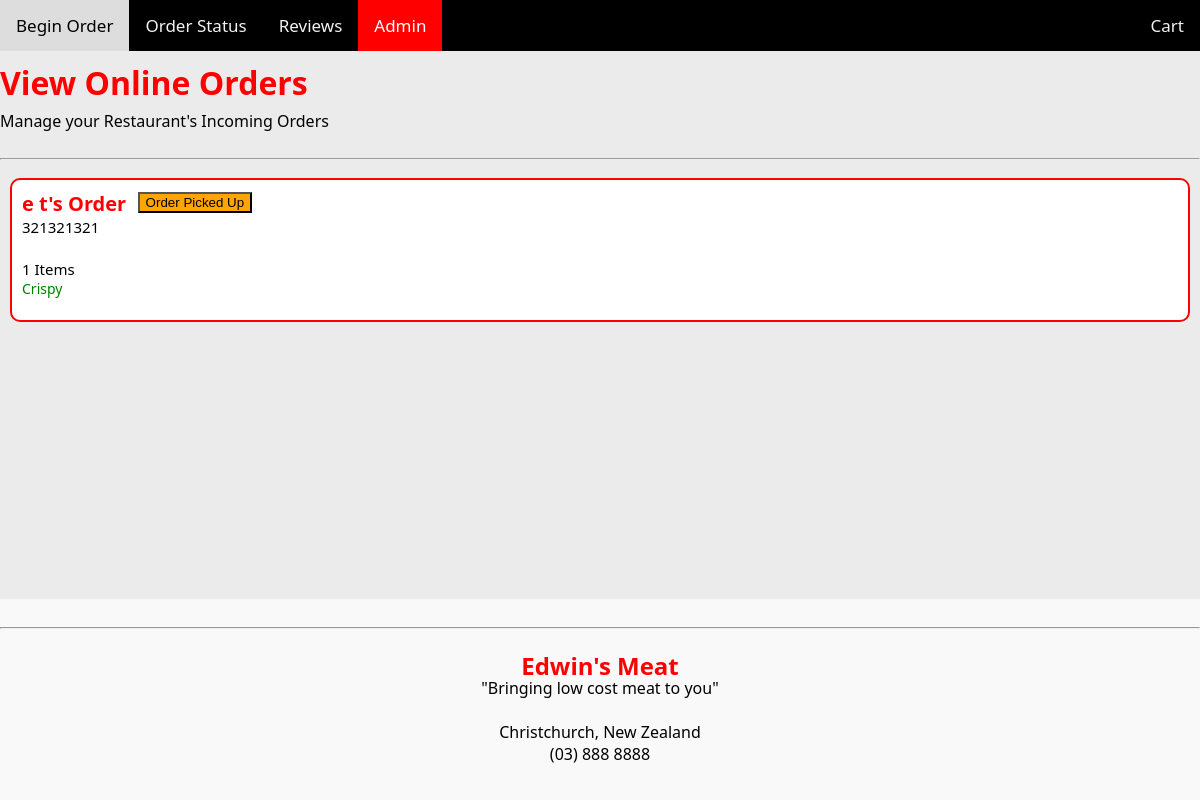
/admin, run on an earlier commit of the app's database.
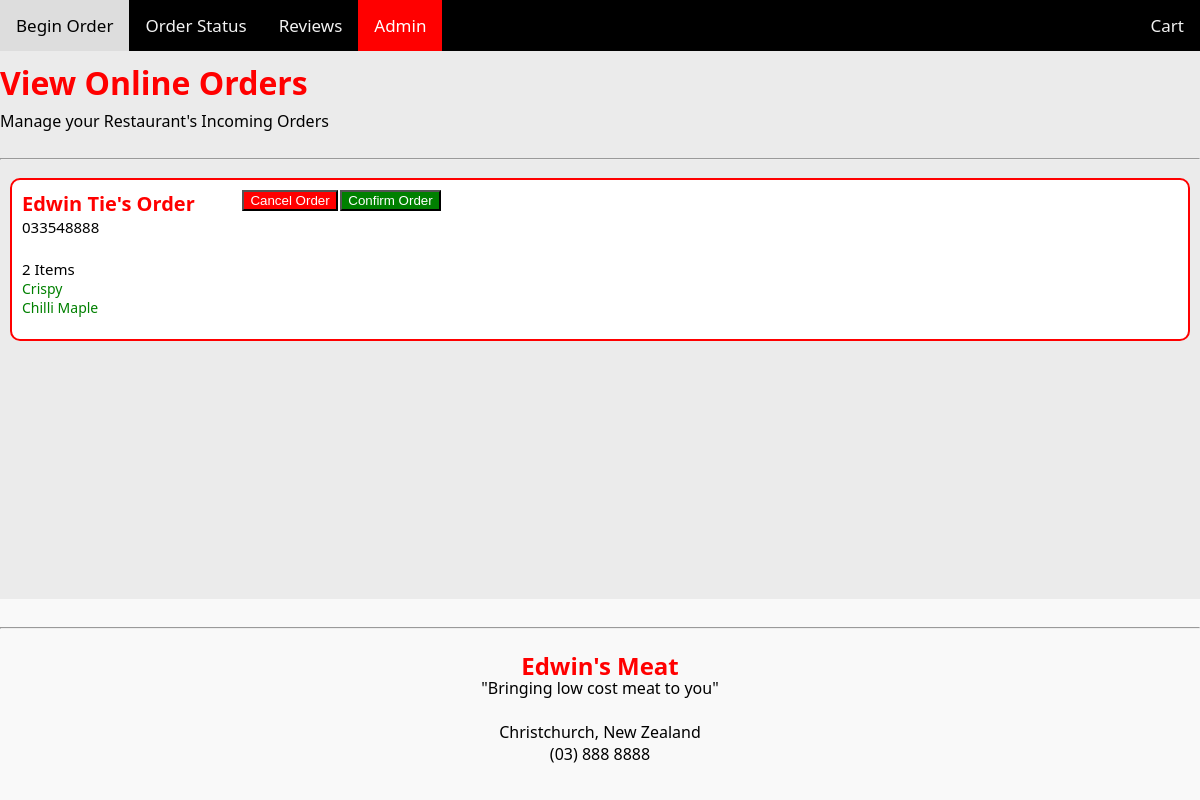
And on a later commit of the database.
### tables this page shows
CREATE TABLE Orders (orderid INTEGER PRIMARY KEY AUTOINCREMENT, firstname TEXT, lastname TEXT, phonenumb TEXT, foodlist, status TEXT);

CREATE TABLE fooditems (food_id INTEGER PRIMARY KEY AUTOINCREMENT, category REFERENCES categories (cat_id), food_name TEXT, cost NUMERIC, image TEXT, description TEXT);

### routes.py (the view, shortened to what this page needs)
@app.route("/admin", methods=["GET","POST"])
def admin():
    conn, cur = get_db_connection()
    cur.execute('SELECT * From Orders')
    results = cur.fetchall()
    cur.execute('SELECT * FROM fooditems')
    foods = cur.fetchall()
    return render_template("admin.html", order=results, foods=foods)

### routes.py (called while the page is built)
def get_db_connection():
    conn = sqlite3.connect('data.db')
    cur = conn.cursor()
    return conn, cur

@app.template_filter('to_dict') # template filter, convert json string to json obj
def to_dict(my_string):
    return json.loads(my_string)

### templates/admin.html (shortened to what this page needs)
{% extends "layout.html" %}
{% block content %}
<div class="admin_wrpr">
    <h1>View Online Orders</h1>
    <p>Manage your Restaurant's Incoming Orders</p>
    <hr>
    {% if order %}
    <div input="submit" class="grid-admin">
        {% for i in order %}
        {% set order_dict = i[4] | to_dict %}
        <div class="grid-food" data-food-id="{{ i[0] }}">
            <span class="contents">
                <div class="fooditerationtitle"> {{i[1]}} {{i[2]}}'s Order</div>
                <div class="foodpricecart"> {{i[3]}}</div>
                <br>
                <div class="foodpricecart"> {{order_dict |count}} Items </div>
                {% for fooditeration in order_dict %}
                {% for literalfood in foods %}
                {% if literalfood[0] | string == fooditeration %}
                <div class="fooditeration"> {{literalfood[2]}} </div>
                {% endif %}
                {% endfor %}
                {% endfor %}
                <br>
            </span>
            {% if i[5] == "progress" %}
            <form id="readypickup" action="/admin" method='POST'>
                <button name="readypickup" value='{{i[0]}}' class="adminbtn3">Order Picked Up</button>
            </form>
            {% elif i[5] == "avail" %}
            <form id="cancelorder" action="/admin" method='POST'>
                <button name="cancelorder" value='{{i[0]}}' class="adminbtn">Cancel Order</button>
            </form>
            <form id="confirmorder" action="/admin" method='POST'>
                <button name="confirmorder" value='{{i[0]}}' class="adminbtn1">Confirm Order</button>
            </form>
            {% endif %}
        </div>
        {% endfor %}
    </div>
    {% endif %}
    {% endblock %}

### templates/layout.html (shortened to what this page needs)
<!DOCTYPE html>
<html>
<head>
    <link rel="stylesheet" href="/static/css/style.css">
</head>
<body>
    <nav>
        {% include "nav.html" %}
    </nav>
    <div class="content-wrapper">
    <main>
        {% block content %}{% endblock %}
    </main>
</div>
    <footer>
        {% include "footer.html" %}
    </footer>
</body>
</html>

### templates/nav.html
<div class="topnav">
     <a href="/" class="{{ 'active' if request.path == '/' else '' }}">Begin Order</a>
     <a href="/orderstatus" class="{{ 'active' if request.path == '/orderstatus' else '' }}">Order Status</a>
     <a href="/reviews" class="{{ 'active' if request.path == '/reviews' else '' }}">Reviews</a>
     <a href="/admin" class="{{ 'active' if request.path == '/admin' else '' }}">Admin</a>
     <a href="/cart" class="{{ 'active' if request.path == '/cart' else '' }}" style="float: right;">Cart</a>
</div>

### templates/footer.html
<div class="footer">
    <hr>
    <h2>Edwin's Meat</h2>
    <p>"Bringing low cost meat to you"</p>
    <br>
    <p>Christchurch, New Zealand</p>
    <p>(03) 888 8888</p>
</div>

### static/css/style.css (style rules this page uses)
body { font-family: 'Segoe UI', Tahoma, Geneva, Verdana, sans-serif; background-color: rgb(235, 235, 235); color: #000000; }
.admin_wrpr { max-width: 1200px; margin: 0px auto; }
.topnav { max-width: 1200px; background-color: black; overflow: hidden; margin: 0px auto; }
.topnav a { float:left; color: #f2f2f2; text-align: center; padding: 14px 16px; text-decoration: none; font-size: 17px; }
.topnav a.active { background-color: red; color: white; }
body { display: flex; flex-direction: column; min-height: 100vh; margin: 0; }
.content-wrapper { flex: 1; }
.footer { text-align: center; padding: 20px 0; background-color: #f9f9f9; }
.footer h2 { color: red; margin-bottom: 10px; }
.footer p { color: black; margin-bottom: 5px; }
h1 { color:red; margin-top: 10px; }
p { margin-top: -15px; padding-bottom: 10px; }
.grid-admin { display: grid; grid-template-columns: 1fr; gap: 10px; padding: 10px; }
.grid-admin>div { display: flex; background-color: rgba(255, 255, 255); text-align: left; padding: 0 0; border-radius: 10px; border: 2px solid red; }
.foodpricecart { color: black; font-size: 15px; align-self: center; padding-left: 10px; display: flex; }
.fooditeration { color: green; font-size: 14px; padding-left: 10px; }
.fooditerationtitle { padding-top: 10px; color: red; font-size: 20px; padding-left: 10px; font-weight: bold; }
.adminbtn1 { display:flex; margin-top: 10%; width:100%; margin-left: 50%; background-color: green; color: white; z-index:10; }
.adminbtn { display:flex; margin-left: 50%; margin-top: 10%; width:100%; background-color: red; color: white; z-index:10; }

What changed in the data, as far as the page shows it:
removed Orders: firstname "e", lastname "t", phonenumb "321321321", order_dict "1", {{ i[0] }} 72 (drawn), fooditems (food_name "Crispy")
added Orders: firstname "Edwin", lastname "Tie", phonenumb "033548888", order_dict "2", {{ i[0] }} 74 (drawn), fooditems (food_name "Crispy")
now on this page (row unchanged): fooditems: food_name "Chilli Maple"
